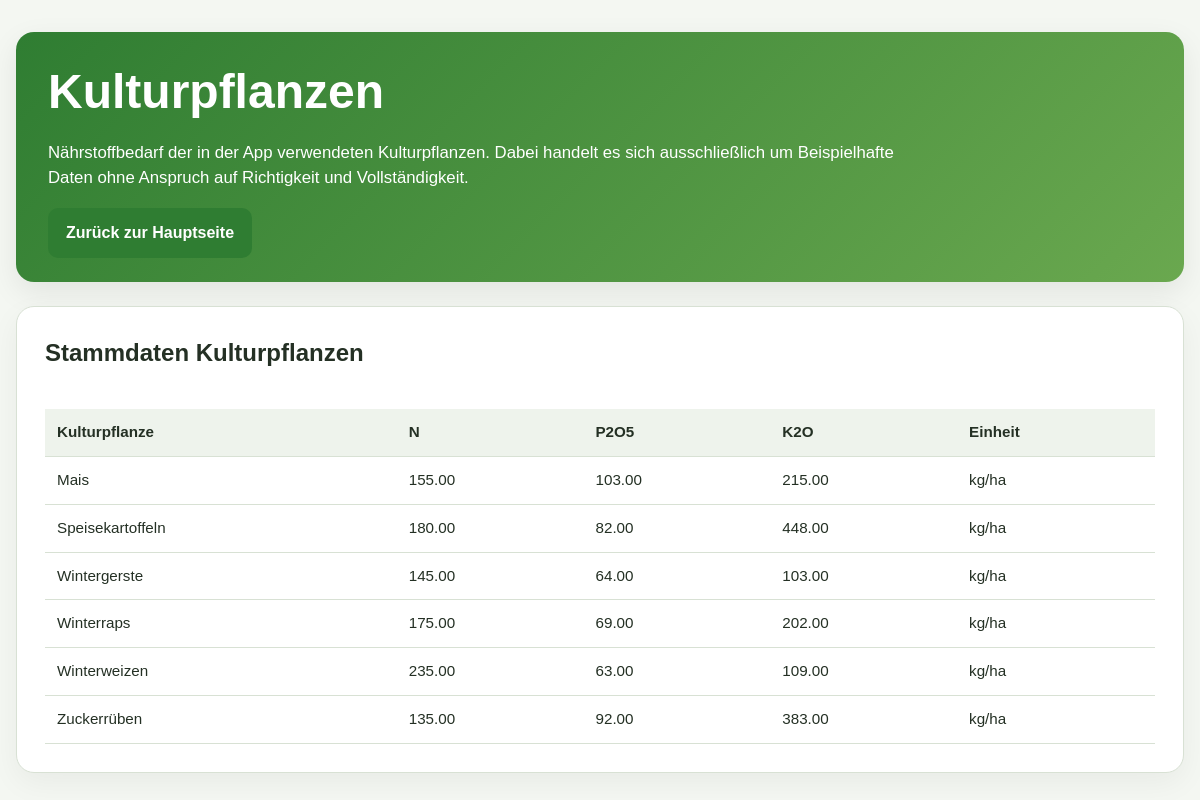
/crops.php, run on the app's committed database.
### tables this page shows
CREATE TABLE IF NOT EXISTS crops (
    id INT UNSIGNED NOT NULL AUTO_INCREMENT,
    name VARCHAR(100) NOT NULL,
    N DECIMAL(8,2) NOT NULL,
    P2O5 DECIMAL(8,2) NOT NULL,
    K2O DECIMAL(8,2) NOT NULL,
    Unit VARCHAR(20) NOT NULL DEFAULT 'kg/ha',
    PRIMARY KEY (id),
    UNIQUE KEY uq_crops_name (name)
);

### crops.php (the view, shortened to what this page needs)
<?php
$pdo = require __DIR__ . '/app/db.php';
function e(string|int|float|null $value): string
{
    return htmlspecialchars((string) $value, ENT_QUOTES, 'UTF-8');
}
$stmt = $pdo->query(
    'SELECT name, N, P2O5, K2O, Unit
     FROM crops
     ORDER BY name ASC'
);
$crops = $stmt->fetchAll();
?>
<!doctype html>
<html lang="de">
<head>
    <link rel="stylesheet" href="assets/style.css">
</head>
<body>
<main class="container">
    <section class="hero compact">
        <h1>Kulturpflanzen</h1>
        <p>
            Nährstoffbedarf der in der App verwendeten Kulturpflanzen.
            Dabei handelt es sich ausschließlich um Beispielhafte Daten ohne Anspruch auf Richtigkeit und Vollständigkeit.
        </p>
        <a href="index.php" class="back-link">Zurück zur Hauptseite</a>
    </section>
    <section class="card">
        <h2>Stammdaten Kulturpflanzen</h2>
        <div class="table-wrapper">
            <table>
                <thead>
                <tr>
                    <th>Kulturpflanze</th>
                    <th>N</th>
                    <th>P2O5</th>
                    <th>K2O</th>
                    <th>Einheit</th>
                </tr>
                </thead>
                <tbody>
                <?php foreach ($crops as $crop): ?>
                    <tr>
                        <td><?= e($crop['name']) ?></td>
                        <td><?= e($crop['N']) ?></td>
                        <td><?= e($crop['P2O5']) ?></td>
                        <td><?= e($crop['K2O']) ?></td>
                        <td><?= e($crop['Unit']) ?></td>
                    </tr>
                <?php endforeach; ?>
                </tbody>
            </table>
        </div>
    </section>
</main>
</body>
</html>

### assets/style.css (style rules this page uses)
:root { --bg: #f4f7f2; --card: #ffffff; --text: #243024; --muted: #667066; --primary: #2f7d32; --primary-dark: #225f25; --border: #d8e1d4; --pareto: #eef8ec; }
* { box-sizing: border-box; }
body { margin: 0; font-family: Arial, Helvetica, sans-serif; background: var(--bg); color: var(--text); line-height: 1.5; }
.container { width: min(1180px, calc(100% - 32px)); margin: 32px auto; }
.hero { background: linear-gradient(135deg, #2f7d32, #6aa84f); color: white; padding: 32px; border-radius: 18px; margin-bottom: 24px; box-shadow: 0 10px 30px rgba(0, 0, 0, 0.08); }
.hero.compact { padding: 24px 32px; }
.hero.compact .back-link { margin-top: 18px; }
.hero h1 { margin: 0 0 12px; font-size: clamp(2rem, 4vw, 3rem); }
.hero p { max-width: 850px; margin: 0; font-size: 1.05rem; }
.card { background: var(--card); border: 1px solid var(--border); border-radius: 18px; padding: 28px; box-shadow: 0 10px 30px rgba(0, 0, 0, 0.05); }
.card h2 { margin-top: 0; }
button, .back-link, .data-button { display: inline-block; border: none; background: var(--primary); color: white; text-decoration: none; padding: 13px 18px; border-radius: 10px; font-weight: 700; cursor: pointer; font-size: 1rem; }
.table-wrapper { overflow-x: auto; }
table { width: 100%; border-collapse: collapse; margin-top: 18px; font-size: 0.95rem; }
th, td { padding: 12px; border-bottom: 1px solid var(--border); vertical-align: top; text-align: left; }
th { background: #eef3ec; font-weight: 700; }

### data on the page
crops: name "Mais", N "155.00", P2O5 "103.00", K2O "215.00", Unit "kg/ha"
crops: name "Speisekartoffeln", N "180.00", P2O5 "82.00", K2O "448.00", Unit "kg/ha"
crops: name "Wintergerste", N "145.00", P2O5 "64.00", K2O "103.00", Unit "kg/ha"
crops: name "Winterraps", N "175.00", P2O5 "69.00", K2O "202.00", Unit "kg/ha"
crops: name "Winterweizen", N "235.00", P2O5 "63.00", K2O "109.00", Unit "kg/ha"
crops: name "Zuckerrüben", N "135.00", P2O5 "92.00", K2O "383.00", Unit "kg/ha"
